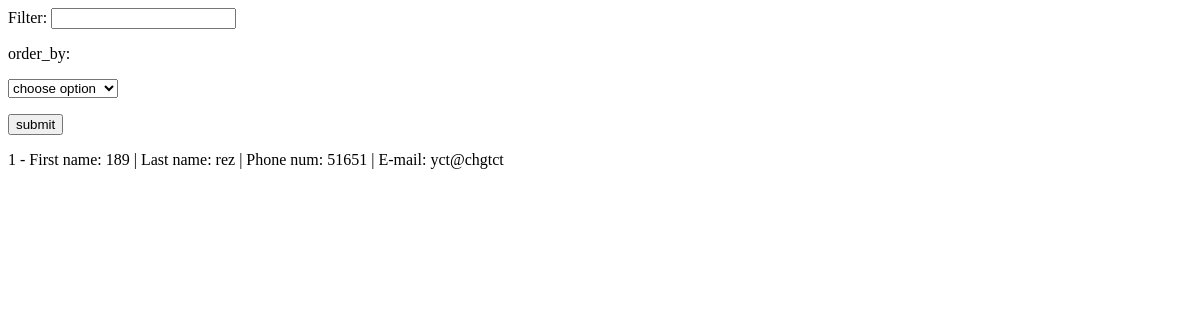
Before: /list (signed in) with the older database file.
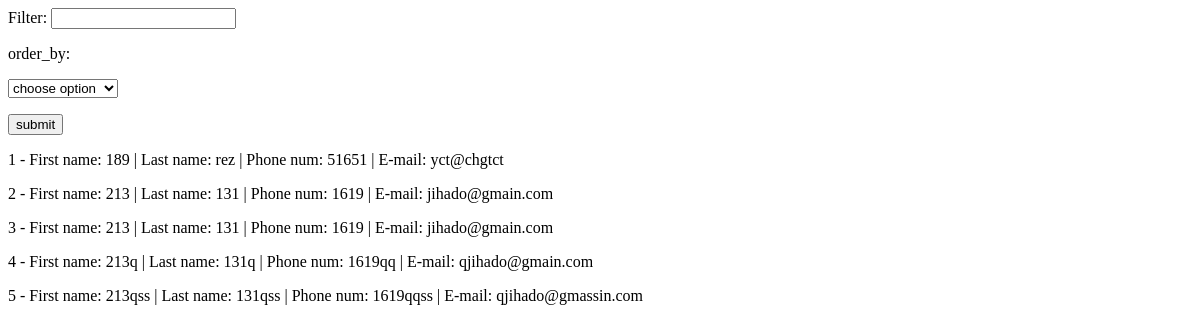
After: the same page with the newer database file.
### mywebsite/models.py (models this page shows, shortened)
class personM(models.Model):
    email = models.EmailField(max_length=64)
    f_name = models.CharField(max_length=32)
    l_name = models.CharField(max_length=32)
    phone_num = models.CharField(max_length=13)

### mywebsite/views.py (the view)
# urls.py: path('list', vlist, name='viewlist'),
@login_required
def vlist(request):
    filter = request.GET.get('filter', '')
    orderby = request.GET.get('orderby', 'id')
    context = {
        'object_list' : personM.objects.filter(
            Q(f_name__contains=filter)
            | Q(l_name__contains=filter)
            | Q(phone_num__contains=filter)
            | Q(email__contains=filter)
            ).order_by(orderby).all()
    }
    return render(request, 'viewlist.html', context)

### mywebsite/templates/viewlist.html (shortened to what this page needs)
{% block content %}
    <form method="get">
        <p>Filter: <input type="text" value="{{filter}}" name="filter"/></p>
        <p>order_by: </p>
        <select name="orderby">
            <option value="id">choose option</option>
        </select>
        <p><input type="submit" name="submit" value="submit"/></p>
    </form>
{% for instance in object_list %}
    <p>{{ instance.id }} - First name: {{ instance.f_name }} | Last name: {{ instance.l_name }} | Phone num: {{ instance.phone_num }} | E-mail: {{ instance.email }} </p>
{% endfor %}
{% endblock %}

Changed rows visible on the page:
added personM: id "2", f_name "213", l_name "131", phone_num "1619", email "jihado@gmain.com"
added personM: id "3", f_name "213", l_name "131", phone_num "1619", email "jihado@gmain.com"
added personM: id "4", f_name "213q", l_name "131q", phone_num "1619qq", email "qjihado@gmain.com"
added personM: id "5", f_name "213qss", l_name "131qss", phone_num "1619qqss", email "qjihado@gmassin.com"
